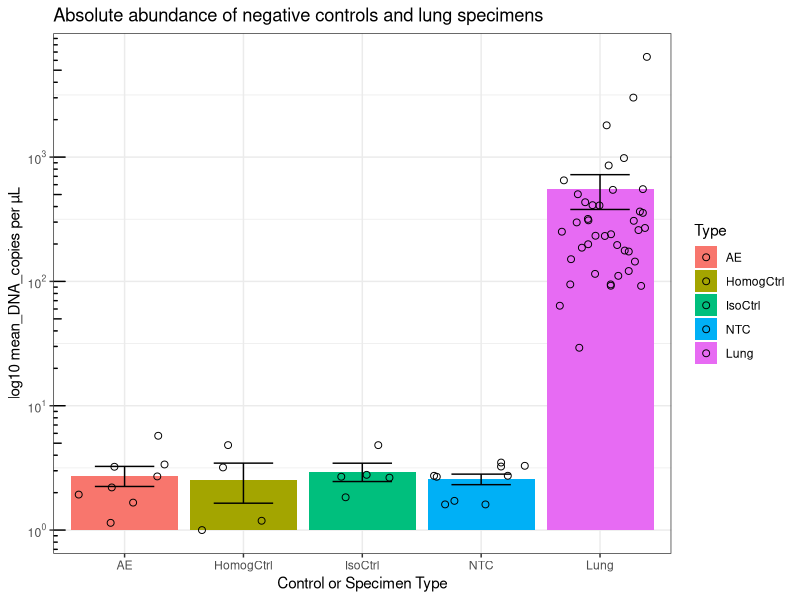

Write the R code that produced this figure. (Note: this script raises an error after producing the figure.)
## ---- chunk 1
knitr::opts_chunk$set(echo = TRUE)
## ---- chunk 2
# This is an example of a comment within a code chunk.
# The # symbol means that any text following it should not be treated as R code.
# When R code is run in a code chunk the resulting output will be displayed inline - that is, within the document - just below the current code chunk.
# The first line without a # symbol is actual R code, and it will be executed when this code chunk is run.
# To execute an entire code chunk: left click the green arrow in upper right of this section:
# Alternatively, left click on the following line with R code, then use: cmd + enter (mac), ctrl + enter (pc). This will run a single line rather than the entire chunk.
paste("Welcome to ATS 2020, PG9", "-", "A Hands-On Introduction to Studying the Lung Microbiome")
## ---- chunk 3
# This section contains typical libraries used in these analyses

# I. universal data wrangling and visualization
library(tidyverse)      # ggplot, dplyr, purrr, forcats, stringr... and other packages. See https://tidyverse.tidyverse.org/

# II. machine learning & analysis packages
library(vegan)          # decostand(), metaMDS(), scores(), rda(), ordispider(), adonis()
# library(mvabund)        # mvabund(), manyglm() # This line can be uncommented when using mvabund as part of the 16S analysis.
library(randomForest)   # randomForest()

# III. formatting, plotting
library(scales)         # used in formatting relative abundance % labels; unit_format()
library(RColorBrewer)   # brewer.pal() for generating custom palettes
library(knitr)          # kable(), for displaying nicer tables in html/pdf output
## ---- chunk 4
# For ease of use, place the processed 16S data files of interest into the same directory as your current RStudio project
# Best practices: 1) keep a separate project for each experiment or combination of experiments
# 2) include a data folder within the project's directory to keep source files organized; also somewhat mitigates the risk of modifying them inadvertently

# I. Read in .shared (counts of sequences assigned to OTU #s)
# Includes basic processing with selection of OTUs > 0.1 % of the population
otu_raw <- read.table("data/Heterogeneity.shared.txt", row.names = 2, header = TRUE) # read in the data, treating the first row as column names
otu_trim <- otu_raw[, -c(1:2)] # drop the first 2 columns
otu_trim <- as.matrix(otu_trim)
otu_tmp <- vegan::decostand(otu_trim, "total") * 100 # standardization
otu_trim[which(otu_tmp < 0.1)] <- 0 
otu_good <- otu_trim[, which(colSums(otu_trim) > 0)] # keep only the OTUs which were present after setting quantities under 0.1 to 0

# Trim _S from end of rownames(otu_good); note that it may be useful to keep these well identifiers in some analyses
# Also clean up extra underscores and Xs from rownames
rownames(otu_good) <- str_remove(rownames(otu_good), "_S\\d+") %>%
  str_replace_all(pattern = "[_X]+", replacement="_") %>%
  str_remove(pattern="_$")


# It's a good idea to inspect the data regularly with tools such as dim(), str(), head(), tail(), summary()... This will help in catching errors earlier
dim(otu_good) # dim(otu_good)[1] observations (samples) x dim(otu_good)[2] features (OTUs above .1% population threshold)
otu_good[1:20, 1:10] # Examine first 20 rows, 10 columns. Try using other means for getting a glimpse of the data, such as str(otu_good).


# II. Read in cons.taxonomy (for each OTU: contains taxonomic identifiers down to Genus level, if possible)
# Note that OTUs are in rows here rather than columns
# 2 imports are required due to the combination of 2 different separators  
tax1 <- read.table("data/Heterogeneity.0.03.cons.taxonomy.txt", sep = "\t", row.names = 1, header = TRUE, colClasses = c("character", "numeric", "character"))
tax2 <- read.table("data/Heterogeneity.0.03.cons.taxonomy.txt", sep = ";", skip = 1, col.names = c("", "Phylum", "Class", "Order", "Family", "Genus", "")) %>% 
  dplyr::select(-c(1, 7)) %>% # drop columns 1 and 7
  purrr::map_df(stringr::str_replace, "\\(.*.\\)", "") %>% # this essentially trims (100) and the like
  purrr::map_df(as.factor) # turns all present columns into factor type variables
otu_taxonomy <- data.frame(OTU = rownames(tax1), Size = tax1[, 1], tax2, stringsAsFactors = FALSE) # combine the first and second import
rownames(otu_taxonomy) <- rownames(tax1)

# trim otu_taxonomy based on OTUs in otu_good
otu_good_taxonomy <- otu_taxonomy[otu_taxonomy$OTU %in% colnames(otu_good), ] %>%
  droplevels() # Remove factor levels that have no values remaining due to removal
rownames(otu_good_taxonomy) <- intersect(rownames(otu_taxonomy), colnames(otu_good))
# otu_good_taxonomy <- as.data.frame(otu_good_taxonomy)   redundant in this case

dim(otu_good_taxonomy) # Displays number of rows and columns
otu_good_taxonomy # Examine the taxonomy dataframe. The first 10 OTUs coincide with the glimpse we took of otu_good. We're leveraging the df_print: paged option to be able to look through the dataframe in an html output.
## ---- chunk 5
# In this section, we'll load in metadata/environmental data, and/or create it

## Load approach using metadata from github repo
meta_df <- read.table("data/Heterogeneity.metadata.txt", sep = "\t", header = TRUE) 
# Note that this will create factors out of all chr type columns
#While - undesirable for 'specimen' but useful for 'reagent_tissue', 'litter', 'vendor', 'mouse', 'tissue_type', and 'cage'
otu_df <- data.frame(meta_df, decostand(otu_good, "total") * 100)
otu_df$specimen <- as.character(otu_df$specimen) # let's convert 'specimen' back to a chr-type

# Examples of metadata creation using regular expressions (regex) in a tidyverse pipeline
# Note that extracting metadata from sample names is much easier if naming conventions are consistent in terms of spelling and placement
# otu_df <- data.frame(decostand(otu_good, "total") * 100, Sample_name = row.names(otu_good), stringsAsFactors = FALSE) %>%
#   # Create Specimen_ctrl from first string of characters prior to first "_"
#   mutate(Specimen_ctrl = factor(case_when(str_detect(Sample_name, "^AE_") ~ "AE",
#                                        str_detect(Sample_name, "^Blank\\d_") ~ "Empty",
#                                        str_detect(Sample_name, "^Heparin_") ~ "Heparin",
#                                        str_detect(Sample_name, "^HomogCtrl_") ~ "HomogCtrl",
#                                        str_detect(Sample_name, "^IsoCtrl_") ~ "IsoCtrl",
#                                        str_detect(Sample_name, "^LPS_") ~ "LPS",
#                                        str_detect(Sample_name, "^PerfusionPBS_") ~ "PBS",
#                                        str_detect(Sample_name, "^WATERD|^waterC") ~ "WaterNeg",
#                                        str_detect(Sample_name, "^mock[CD]") ~ "Mock",
#                                        str_detect(Sample_name, "^[:alnum:]+") ~ str_extract(Sample_name, "^[:alnum:]+")), # for experimental groups, place after other steps because this regex would fill in values for controls (may or may not be ideal)
#                                 levels = c("CR1", "CR2", "JAX1", "JAX2", "AE", "Empty", "Heparin", "HomogCtrl", "IsoCtrl", "LPS", "PBS", "WaterNeg", "Mock")
#                 )
#          ) %>%
#   # Create Organ
#   mutate(Organ = factor(case_when(str_detect(Sample_name, "_CECUM_") ~ "Cecum",
#                                   str_detect(Sample_name, "_LUNG_HOMOG") ~ "Lung",
#                                   str_detect(Sample_name, "_NASAL_") ~ "Nasal",
#                                   str_detect(Sample_name, "_TONGUE_") ~ "Tongue"),
#                         levels = c("Nasal", "Tongue", "Lung", "Cecum")
#                 ) # sum(is.na(otu_df$Organ)) returns 32 (as expected, controls have NA in this column)
#          ) %>%
#   # Create Mouse
#   mutate(Mouse = as.numeric(str_extract(Sample_name, "(?<=(CR\\d|JAX\\d)_)\\d+") # numbers correspond to mice if a CR or JAX specimen
#               ) # sum(is.na(otu_df$Mouse)) returns 32 (as expected, the controls have NA in this column)
#          ) %>%
#   # metadata columns at front, followed by all of the count data
#   dplyr::select(Sample_name:Mouse, everything())
#   # note that the data is in wide format
#   
# otu_df$Specimen_ctrl %>% table() %>% sum() # 192: all samples/rows are accounted for
# otu_df$Organ %>% summary() %>% sum() # ditto; 32 NAs for organs
## ---- chunk 6
# The following lines of code randomly sample and display 10 rows from the metadata dataframe
set.seed(2358)
kable(dplyr::sample_n(meta_df, 10), caption = "Metadata, 10 randomly sampled rows", align = "l")
## ---- chunk 7
# for PCA ordinations; choose an 9 that covers the maximum number of factor levels (conditions) within a variable of interest
pcapal <- brewer.pal(9,"Set1")
## ---- chunk 8
# The readxl library is installed along with tidyverse, but is not loaded with library(tidyverse). We can however access the read_xlsx function without loading readxl as shown below.
spec_abs <- readxl::read_xlsx("data/16S_EvaGreen__Heterogeneity1_Data.xlsx", sheet = 2) %>%
  dplyr::select(Sample_name = `Sample Name`, DNA_copies_per_ul = `Copies/ul DNA`) %>% # Rename the two columns of interest, and retain only these columns
  dplyr::filter(str_detect(Sample_name, "LUNG")) # Keep only the lung tissue samples

ctrl_abs <- readxl::read_xlsx("data/16S_EvaGreen__Heterogeneity1Ctrls_030618.xlsx", sheet = 2) %>% 
  dplyr::select(Sample_name = `Sample Name`, DNA_copies_per_ul = `Copies/ul Sample`) %>% # Rename the two columns of interest, and retain only these columns
  drop_na() # drop rows with mising values
# Round up 0.57 DNA_copies to 1 (HomogCtrl_2)
ctrl_abs[ctrl_abs[, "DNA_copies_per_ul"] < 1, ][, "DNA_copies_per_ul"] <- 1

abs_df <- full_join(spec_abs, ctrl_abs, by = c("Sample_name", "DNA_copies_per_ul")) %>% # We could also use bind_rows() or rbind() in this scenario since we renamed the columns to match. However, for more complex operations, it's safer to use a join function and specify the key columns.
  mutate(Type = factor(case_when( # We need to create a factor containing the types of samples for creating separate bars in an upcoming visualization.
    str_detect(Sample_name, "LUNG") ~ "Lung", # When the Sample_name contains LUNG, assign Lung as the value in the new Type column
    TRUE ~ str_extract(Sample_name, "^[:alpha:]+") # Otherwise, determine a value based on the sequence of letters that occur at the start of the Sample_name
  ), levels = c("AE", "HomogCtrl", "IsoCtrl", "NTC", "Lung"))) # Assign an appropriate order for the factor

# We also need to compute the averages and error
avg_abs_df <- abs_df %>%
  group_by(Type) %>% # Before computing an average, identify what categories are being used to aggregate by. In this case, they're contained within the Type variable we just created.
  summarize(mean_DNA_copies = mean(DNA_copies_per_ul), SEM = sqrt(var(DNA_copies_per_ul)/length(DNA_copies_per_ul))) %>% # Create mean and SEM columns
  ungroup()
## ---- chunk 9
# Create our bar chart using ggplot
ggplot(avg_abs_df, aes(x = Type, y = mean_DNA_copies, fill = Type)) + # This brings in the dataframe and assigns columns to various plot elements
  geom_col() + # The type of plot we want to construct. This is a wrapper for geom_bar(). See ?geom_bar for more details.
  geom_errorbar(aes(ymin = mean_DNA_copies - SEM, ymax = mean_DNA_copies + SEM, width = 0.5)) + # An errorbar layer to be added to the bars
  scale_y_log10(labels = trans_format("log10", math_format(10^.x))) + # We could convert to log10 scale prior to plotting, or we can do it on the fly
  # geom_dotplot(data = abs_df, aes(y = DNA_copies_per_ul), binaxis = "y", dotsize = .6, stackdir = "center", stackratio = 1.5) +
  geom_jitter(data = abs_df, aes(y = DNA_copies_per_ul), shape = 1, size = 2) + # This adds a bit of random noise for visibility of points; shape 1 is an unfilled circle
  theme_bw() + # A minimalist theme
  labs(x = "Control or Specimen Type", y = "log10 mean_DNA_copies per µL", title = "Absolute abundance of negative controls and lung specimens") + # Rename labels
  annotation_logticks(sides = "l") # Control whether/where logticks appear
## ---- chunk 10
# Filter data to retain controls and lung tissue only
con_lung_df <- otu_df %>% # Note: this is just one of several possible approaches to filtering to retain the correct rows.
  filter((reagent_tissue == "Control") | (tissue_type == "Lung")) %>% # 65 specimens
  droplevels() # Remove factor levels with no remaining observations. This prevents potential headaches in downstream data wrangling and visualizations.
rownames(con_lung_df) <- con_lung_df$specimen 

# PCA of all negative controls + lung tissue
# Keep only the rows of interest for unstandardized data.
pca_df <- otu_good[con_lung_df$specimen, ]
otu_con_lung_hel <- decostand(pca_df, "hellinger") # Standardize use OTU columns only
otu_con_lung_pca <- rda(otu_con_lung_hel)

# summary() produces a list which is rather messy to print out all at once. Let's just examine the importance of the principal components by accessing $cont
summary(otu_con_lung_pca)$cont # 0.1782 0.08601 0.06845 proportion explained by first 3 axes

# Permanova
set.seed(8947) # Setting a seed allows for reproducibility. Both of these lines need to be run together for it to work.
adonis(otu_con_lung_hel~con_lung_df$vendor, method="euclidean", permutations = 10000) # 9.999e-05 ***
## ---- chunk 11
# This approach combines base R plotting functionality and vegan's ordispider function, which creates the lines connecting points to the centroids.
# Unlike with ggplot(), these lines must all be run at once in order to produce the desired result.
plot(otu_con_lung_pca, type = "n", font = 2, font.lab = 2, xlab = "PC1 (17.82% Explained)", ylab = "PC2 (8.60% Explained)", main = "PCA of Lung Tissue vs Controls, colored by Type", display = "sites")
points(otu_con_lung_pca, pch = 19, col = pcapal[as.numeric(con_lung_df$reagent_tissue)]) # pch determines the point shape and col determines the colors to be used.
ordispider(otu_con_lung_pca, con_lung_df$reagent_tissue, label = TRUE) # Draw lines from centroids to the points belonging to each group. 
legend("topright", levels(con_lung_df$reagent_tissue), pch = 19, col = pcapal, title = "Type") # Format and add details to legends
legend("topleft", legend = "Permanova: Difference between Lung Specimens and Controls: 9.999e-05") # Should signifiance test be include in the plot?
## ---- chunk 12
# Consider whether rownames should be shown, if so they may need to be truncated for visibility

# biplot(otu_con_lung_pca, type = "t") # This will result in a lot of warnings, and though it generates the plot it's not recommended

# Address warnings with the following function, (hides warnings from 0-length arrows)
# Alternatively, set warning = FALSE in the code chunk; does not seem to work on macs
quiet_biplot <- quietly(function(ordiobj, ...) {
  biplot(ordiobj, ...)
})

biplot_results <- quiet_biplot(otu_con_lung_pca, type = "t")

# example for replacing specimen labels with C or T
#  biplot(prcomp(otu_con_lung_hel), xlabs=ifelse(str_detect(con_lung_df$reagent_tissue, "Control"), "C", "T")) # arrow.len = 0 will also remove warnings, at the cost of losing the arrowhead
## ---- chunk 13
# Filter data to retain lung tissue only
otu_lung <- dplyr::filter(otu_df, tissue_type == "Lung") %>%
  droplevels() # remove levels that are no longer present due to filtering
rownames(otu_lung) <- otu_lung$specimen

# PCA of lung tissue specimens
# Keep only the rows of interest for unstandardized data.
pca_df <- otu_good[otu_lung$specimen, ]
otu_lung_hel <- decostand(pca_df, "hellinger") # Standardize use OTU columns only
otu_lung_pca <- rda(otu_lung_hel)

# summary() produces a list which is rather messy to print out all at once. Let's just examine the importance of the principal components by accessing $cont
summary(otu_lung_pca)$cont # 0.1458 0.10677 0.06776 proportion explained by first 3 axes

# Permanova
set.seed(8947) # Setting a seed allows for reproducibility. Both of these lines need to be run together for it to work.
adonis(otu_lung_hel~otu_lung$vendor, method="euclidean", permutations = 10000) # 9.999e-05 ***
## ---- chunk 14
# This approach combines base R plotting functionality and vegan's ordispider function, which creates the lines connecting points to the centroids.
# Unlike with ggplot(), these lines must all be run at once in order to produce the desired result.
plot(otu_lung_pca, type = "n", font = 2, font.lab = 2, xlab = "PC1 (14.58% Explained)", ylab = "PC2 (10.68% Explained)", main = "PCA of Specimen Origin, colored by Vendor", display = "sites")
points(otu_lung_pca, pch = 19, col = pcapal[as.numeric(otu_lung$vendor)]) # pch determines the point shape and col determines the colors to be used.
ordispider(otu_lung_pca, otu_lung$vendor, label = TRUE) # Draw lines from centroids to the points belonging to each group.
legend("topright", levels(otu_lung$vendor), pch = 19, col = pcapal, title = "Vendor") # Format and add details to legends
legend("bottomright", legend = "Permanova: Difference between Specimen Origin: 9.999e-05") # Should signifiance test be include in the plot?
## ---- chunk 15
# Consider whether rownames should be shown, if so they may need to be truncated for visibility

# biplot(otu_lung_pca, type = "t") # This will result in a lot of warnings, and though it generates the plot it's not recommended

# Address warnings with the following function, (hides warnings from 0-length arrows)
# Alternatively, set warning = FALSE in the code chunk; does not seem to work on macs

# see function that was created previously
biplot_results <- quiet_biplot(otu_lung_pca, type = "t")

# example for replacing specimen labels with CR or JL
#  biplot(prcomp(otu_lung_hel), xlabs=ifelse(str_detect(lung_df$vendor, "Charles_River"), "CR", "JL")) # arrow.len = 0 will also remove warnings, at the cost of losing the arrowhead
## ---- chunk 16
# Determine the order of OTUs based on means within Lung specimens
otu_order <- names(sort(colMeans(otu_lung[, stringr::str_detect(colnames(otu_lung), "Otu")]), decreasing = TRUE))

heat_df <- otu_lung %>% 
  select(specimen, log_IL1a, otu_order[1:20]) %>% # Select the top 20 OTUs
  gather(key = OTU, value = Percentage, -log_IL1a, -specimen, factor_key = TRUE) #%>% # Reshape the dataframe from wide to long
  # group_by(OTU) %>%
  # summarize(Mean_perc = mean(Percentage)) %>%
  # ungroup()
## ---- chunk 17
# Note that the OTU levels are sorted in reverse order of abundance here - we could adjust this if desired.
ggplot(heat_df, aes(x = specimen, y = OTU)) +
  geom_tile(aes(fill = Percentage)) + 
  theme(axis.text.x = element_text(angle = 45, hjust = 1), plot.margin = unit(c(0.5,0.5,0.5,1),"cm")) + # Extra plot padding is necessary due to the rotation of x-axis labels.
  scale_fill_gradient(low = "white", high = "dark blue") + # This allows us to specify the colors used within the heatmap
  labs(title = "Relative abundance of top OTUs by Specimen", x = "Lung Tissue Specimen")
## ---- chunk 18
# Unfortunately, filtering and other tidyverse functions strip rownames, and rownames are useful for pulling information out of matrices.
# However, there is a function to easily put the specimen column back into rownames
heat_df <- dplyr::filter(otu_df, tissue_type == "Lung") %>%
  droplevels() %>% 
  column_to_rownames("specimen") %>% # This turns the specimen column into the rownames.
  select(otu_order[1:20]) # Keep only the top 20 OTUs.

# Create Bray-Curtis matrix for lung specimens
bc_lung_spec <- vegdist(select(heat_df, otu_order[1:20]), method = "bray")
# The linkage method to be used will depend on the nature of the data
clust_lung_spec <- hclust(bc_lung_spec, method = "average")

# Create Bray-Curtis matrix for OTUs
bc_lung_otu <- vegdist(t(select(heat_df, otu_order[1:20])), method = "bray")
clust_lung_otu <- hclust(bc_lung_otu, method = "average")

# Create the heatmap with dendrograms
heatmap(as.matrix(select(heat_df, str_which(colnames(heat_df), "Otu"))), Rowv = as.dendrogram(clust_lung_spec), Colv = as.dendrogram(clust_lung_otu), margins=c(5,0))
## ---- chunk 19
# First we need to prepare the data: negative controls and lung tissue specimens
# Order the data by most abundant OTU in lung tissue specimens only
# Include an errorbar
# Color by phyla

ra_df <- otu_df %>% # Note at this is just one of several possible approaches to filtering to retain the correct rows
  filter((reagent_tissue == "Control") | (tissue_type == "Lung")) %>% # 65 specimens
  droplevels() # remove factor levels with no remaining observations - saves potential headaches in downstream wrangling and visualizations

# Determine the order of OTUs based on means within Lung specimens
otu_order <- names(sort(colMeans(filter(ra_df, tissue_type == "Lung")[, str_detect(colnames(ra_df), "Otu")]), decreasing = TRUE))

# Keep top 20 OTUs, then reshape the dataframe from wide to long format
g_df <- ra_df %>%
  select(str_which(colnames(ra_df), "Otu", negate = TRUE), colnames(ra_df[, otu_order[1:20]])) %>% # Keep non-OTU columns, followed by the 20 most abundant OTU columns
  gather(key = OTU, value = Percentage, -str_which(colnames(ra_df), "Otu", negate = TRUE), factor_key = TRUE) # factor_key is important because we care about the order (levels) in OTU
  
# Join Phylum column from taxonomy table
tax_df <- otu_good_taxonomy[otu_good_taxonomy[,"OTU"] %in% otu_order[1:20], c("OTU", "Phylum")] # Keep only the rows from ranked OTU vector, and OTU + whatever taxonomic level to use for filling bars
tax_df$OTU <- factor(tax_df$OTU, levels = otu_order[1:20]) # set OTU factor levels to be in the same order as in g_df. If this is not done, our OTU column will be coerced to a character vector when we join (we'll lose the levels)
g_df <- inner_join(g_df, tax_df, by = "OTU")

# dimensions have gone from 65 745 to 1300 18

# Generate mean and sem for each group
agg_df <- g_df %>%
  group_by(reagent_tissue, OTU, Phylum) %>%
  summarize(Mean_perc = mean(Percentage), SEM = sqrt(var(Percentage)/length(Percentage))) %>%
  ungroup()
## ---- chunk 20
(p <- ggplot(agg_df, aes(x = OTU, y = Mean_perc, fill = reagent_tissue)) + # Utilize the data and map the variables to plot parameters.
  geom_col() +
  facet_grid(reagent_tissue ~ .)) # Faceting replicates the plot once for each category contained within specified variable(s).
## ---- chunk 21
# Add an errorbar
(q <- p + geom_errorbar(aes(ymin = Mean_perc - SEM, ymax = Mean_perc + SEM, width = 0.3)))

# Clear background + modify theme (rotate x-axis labels, reposition legend)
(q <- q + theme_bw() + # note that a theme_ layer added after other other theme modifications will remove these prior modifications
    theme(panel.grid = element_blank(), axis.text.x = element_text(angle = 45, hjust = 1), legend.position = "top"))
## ---- chunk 22
# Add Genus levels to the OTU Number
levels(agg_df$OTU) <- fct_inorder(paste0(otu_good_taxonomy[levels(agg_df$OTU), ]$Genus, " (", levels(agg_df$OTU), ")"))
# equivalent to: # cbmbtools::paste_tax(levels(agg_df$OTU))

ggplot(agg_df, aes(x = OTU, y = Mean_perc, fill = fct_rev(reagent_tissue))) + 
  geom_col() +
  facet_grid(fct_rev(reagent_tissue) ~ .) +
  geom_errorbar(aes(ymin = Mean_perc - SEM, ymax = Mean_perc + SEM, width = 0.3)) + 
  theme_bw() +
  theme(panel.grid = element_blank(), axis.text.x = element_text(angle = 45, hjust = 1), legend.position = "top", plot.margin = unit(c(0.5,0.5,0.5,1),"cm")) + 
  scale_y_continuous(labels = unit_format(suffix = "%")) + 
  labs(title="Comparison of Lung Tissue and Controls", subtitle = "Ranked by lung tissue specimens", y = "% Relative Abundance")
## ---- chunk 23
# Although it is possible to adjust the values and labels within the ggplot workflow, perhaps the simplest approach would be to correct the reagent_tissue column values and factor levels prior to plotting
agg_df$reagent_tissue <- fct_recode(agg_df$reagent_tissue, Lung = "Tissue") %>%
  fct_relevel("Lung")

ggplot(agg_df, aes(x = OTU, y = Mean_perc, fill = reagent_tissue)) + 
  geom_col() + # use show.legend = FALSE to remove the legend entirely
  facet_grid(reagent_tissue ~ .) +
  geom_errorbar(aes(ymin = Mean_perc - SEM, ymax = Mean_perc + SEM, width = 0.3)) + 
  theme_bw() +
  theme(panel.grid = element_blank(), axis.text.x = element_text(angle = 45, hjust = 1), legend.position = "top", plot.margin = unit(c(0.5,0.5,0.5,1),"cm"), legend.title = element_blank()) + 
  scale_y_continuous(labels = unit_format(suffix = "%")) + 
  labs(title="Comparison of Lung Tissue and Controls", subtitle = "Ranked by lung tissue specimens", y = "% Relative Abundance")
  # for further customizing of the legend, try adding a guide_legend() layer
## ---- chunk 24
# First we need to prepare the taxonomic data - In this case we did this earlier in our overall RA data prep.

# Next, simply change the fill parameter to Phylum and rerun the ggplot code
ggplot(agg_df, aes(x = OTU, y = Mean_perc, fill = Phylum)) + 
  geom_col() + # use show.legend = FALSE to remove the legend entirely
  facet_grid(reagent_tissue ~ .) +
  geom_errorbar(aes(ymin = Mean_perc - SEM, ymax = Mean_perc + SEM, width = 0.3)) + 
  theme_bw() +
  theme(panel.grid = element_blank(), axis.text.x = element_text(angle = 45, hjust = 1), legend.position = "top", plot.margin = unit(c(0.5,0.5,0.5,1),"cm"), legend.title = element_blank()) + 
  scale_y_continuous(labels = unit_format(suffix = "%")) + 
  labs(title="Comparison of Lung Tissue and Controls", subtitle = "Ranked by lung tissue specimens", y = "% Relative Abundance")

# Encourage participants to run these by commenting out a layer, altering 1 parameter to develop a deeper understanding of how to build up or alter a ggplot object
## ---- chunk 25
# First we need to prepare the data: lung tissue
# Order the data by most abundant OTUs within Charles River vendor
# Include an errorbar
# Color by phyla
# Add Genus identifier to the OTU number where possible

ra_df <- otu_df %>% # Note at this is just one of several possible approaches to filtering to retain the correct rows
  filter(tissue_type == "Lung") %>% # 40 specimens
  droplevels() # remove factor levels with no remaining observations - saves potential headaches in downstream wrangling and visualizations

# Determine the order of OTUs based on means within Lung specimens from Charles River
otu_order <- names(sort(colMeans(filter(ra_df, vendor == "Charles_River")[, str_detect(colnames(ra_df), "Otu")]), decreasing = TRUE))

# Keep top 20 OTUs, then reshape the dataframe from wide to long format
g_df <- ra_df %>%
  select(str_which(colnames(ra_df), "Otu", negate = TRUE), colnames(ra_df[, otu_order[1:20]])) %>% # Keep non-OTU columns, followed by the 20 most abundant OTU columns
  gather(key = OTU, value = Percentage, -str_which(colnames(ra_df), "Otu", negate = TRUE), factor_key = TRUE) # factor_key is important because we care about the order (clevels) in OTU
  
# Join Phylum column from taxonomy table
tax_df <- otu_good_taxonomy[otu_good_taxonomy[,"OTU"] %in% otu_order[1:20], c("OTU", "Phylum")] # Keep only the rows from ranked OTU vector, and OTU + whatever taxonomic level to use for filling bars
tax_df$OTU <- factor(tax_df$OTU, levels = otu_order[1:20]) # set OTU factor levels to be in the same order as in g_df. If this is not done, our OTU column will be coerced to a character vector when we join (we'll lose the levels)
g_df <- inner_join(g_df, tax_df, by = "OTU")

# dimensions have gone from 40 745 to 1300 18

# Generate mean and sem for each group
agg_df <- g_df %>%
  group_by(vendor, OTU, Phylum) %>%
  summarize(Mean_perc = mean(Percentage), SEM = sqrt(var(Percentage)/length(Percentage))) %>%
  ungroup()

# Add Genus levels to the OTU Number
levels(agg_df$OTU) <- fct_inorder(paste0(otu_good_taxonomy[levels(agg_df$OTU), ]$Genus, " (", levels(agg_df$OTU), ")"))
## ---- chunk 26
(ra_vend_plot <- ggplot(agg_df, aes(x = OTU, y = Mean_perc, fill = Phylum)) + 
  geom_col() + # use show.legend = FALSE to remove the legend entirely
  facet_grid(vendor ~ .) +
  geom_errorbar(aes(ymin = Mean_perc - SEM, ymax = Mean_perc + SEM, width = 0.3)) + 
  theme_bw() +
  theme(panel.grid = element_blank(), axis.text.x = element_text(angle = 45, hjust = 1), legend.position = "top", plot.margin = unit(c(0.5,0.5,0.5,1),"cm"), legend.title = element_blank()) + 
  scale_y_continuous(labels = unit_format(suffix = "%")) + 
  labs(title="Comparison of Lung Tissue across vendors", subtitle = "Ranked by Charles River lung tissue specimens", y = "% Relative Abundance"))
## ---- chunk 27
# This code was used previously when we prepared our PCA ordination
set.seed(8947) # setting a seed allows for reproducibility - both lines need to be run together
adonis(otu_lung_hel~otu_lung$vendor, method="euclidean", permutations = 10000) # 9.999e-05 ***
# The left hand side of the formula is the transformed data, and the right hand side is a vector (column) container the group identifiers of interest.
## ---- chunk 28
# a <- Sys.time() # Sometimes this can take a while, so it might be useful to keep track of the time with start/stop points to allow us to compute the duration.
# otu_mva <- mvabund(otu_lung[,str_which(colnames(otu_lung), "Otu")]) # select only lung specimens and Otu columns
# otu_ven_many <- manyglm(otu_mva ~ otu_lung$vendor)
# otu_mva_results <- anova(otu_ven_many, p.uni="adjusted")
# b <- Sys.time()
# b - a
# 
# plot(otu_ven_many) # Residual plot
# otu_mva_results$table # Signif
# 
# # Example output
# # Analysis of Deviance Table
# #
# # Model: manyglm(formula = otu_mva ~ otu_lung$vendor)
# #
# # Multivariate test:
# #                 Res.Df Df.diff   Dev Pr(>Dev)
# # (Intercept)         39
# # otu_lung$vendor     38       1 797.9    0.001 ***
# # ---
# # Signif. codes:  0 ‘***’ 0.001 ‘**’ 0.01 ‘*’ 0.05 ‘.’ 0.1 ‘ ’ 1
## ---- chunk 29
# Run anova on our hellinger transformed data. We'll also need to pass in one or more vectors of metadata corresponding to the constraining variables.
lung_meta <- dplyr::filter(otu_df, specimen %in% rownames(otu_lung)) %>%
  dplyr::select(-str_which(colnames(otu_df), "Otu"))
cage_cca <- cca(otu_lung_hel ~ lung_meta$cage) # First create the cca model object
anova(cage_cca) # Analyze the model
## ---- chunk 30
# # The following lines could be run with an mvabund model
# # Restructure, sort, filter to retrieve significant OTUs
# otu_ven_sigpvals <- data.frame(OTU = colnames(otu_mva_results$uni.p), uni_p = otu_mva_results$uni.p[2,]) %>%
#   filter(uni_p <= .05) %>% # The threshold here can be adjusted to the desired level.
#   droplevels() %>%
#   arrange(uni_p) # Orders the pvalues
# 
# # label OTUS
# otu_ven_sigpvals$OTU <- fct_inorder(paste0(otu_good_taxonomy[levels(otu_ven_sigpvals$OTU), ]$Genus, " (", levels(otu_ven_sigpvals$OTU), ")"))
## ---- chunk 31
# Note that this is an example constructed for illustration purposes only
mva_sigpvals <- data.frame(Family = c("Lachnospiraceae", "Erysipelotrichaceae", "Porphyromonadaceae", "Clostridiaceae_1", "Streptococcaceae", "Lactobacillaceae"), uni_p = c(0.001, 0.003, 0.015, 0.016, 0.017, 0.017))
knitr::kable(mva_sigpvals, caption = "Vendors, Significant OTUs (.05)", align = "l") # Check out ?kable for further specifications.

# # This example would use the output from previous code chunk rather than our arbitrary dataframe
# knitr::kable(otu_ven_sigpvals, caption = "Vendors, Significant OTUs (.05)", align = "l")
## ---- chunk 32
# Aggregate the OTU data into family. This requires a fair amount of data reshaping and joining operations. Wrapping these steps into a function is ideal so that you don't have to retrace every step for simply changing a taxonomic level for aggregation (e.g. Phylum vs Family).
fam_df <- otu_df %>%
  dplyr::select(specimen, contains("Otu")) %>% # Keep only the specimen identifier and OTU columns
  tidyr::gather(key = OTU, value = Percentage, -stringr::str_which(colnames(.), "Otu", negate = TRUE)) %>% # Take data into long form in preparation for join operation
  dplyr::inner_join(dplyr::select(otu_good_taxonomy, OTU, Family), by = "OTU") %>% # Determine which columns to join from taxonomy table. In this example, we're adding the Family column.
  dplyr::group_by(specimen, Family) %>%
  dplyr::summarize(Percentage = sum(Percentage)) %>% # Note that this step removes any metadata columns which aren't grouped by
  dplyr::ungroup() %>%
  tidyr::spread(key = Family, value = Percentage) %>% # Return data from long form to wide
  dplyr::inner_join(dplyr::select(otu_df, -contains("Otu")), by = "specimen") %>%
  dplyr::select(specimen, reagent_tissue:IL1a, everything()) # Pull metadata coluns to the front, all Family columns follow afterwards
## ---- chunk 33
# For lung specimens, retain only vendor & OTU columns
rf_df <- dplyr::filter(fam_df, tissue_type == "Lung") %>% 
  dplyr::select(vendor, levels(otu_good_taxonomy$Family)) %>% 
  droplevels()
  
a <- Sys.time()
set.seed(3462)
rf_vendors <- randomForest(vendor ~ ., data = rf_df, importance = TRUE) # Setting the importance parameter to TRUE allows us to obtain the variable importance info we're after.
b <- Sys.time()
b-a

# Basic variable importance plot
varImpPlot(rf_vendors, scale = FALSE)
## ---- chunk 34
a <- Sys.time()
nforest <- 100
set.seed(3462)
rf_list <- vector("list", nforest) # Initialize a list to store the randomForests
for (i in seq_along(1:nforest)) { # Loops nforest number of times, creating a model and saving it into the list each time.
    rf_list[[i]] <- randomForest(vendor ~ ., data = rf_df, importance = TRUE) 
}
b <- Sys.time()
b-a

# Extract the feature importances
fi_df <- purrr::map(rf_list, ~{.[["importance"]][, 3]}) %>%
  unlist() %>%
  data.frame(Feature = names(.), MeanDecreaseAccuracy = .)

meas <- colnames(fi_df)[2] # "MeanDecreaseAccuracy"

# Identify the top features
top_feat <- fi_df %>% dplyr::group_by(Feature) %>%
  summarize(`:=`(!!meas, mean(.data[[meas]]))) %>%
  arrange(desc(.data[[meas]])) %>% 
  head(20) %>% # Top 20 features
  droplevels()

# Retain only the top features
fi_df <- dplyr::filter(fi_df, Feature %in% top_feat$Feature) %>% 
  droplevels()
fi_df$Feature <- forcats::fct_reorder(fi_df$Feature, fi_df[, 2], .fun = mean, .desc = TRUE)
## ---- chunk 35
ggplot(fi_df, aes(x = Feature, y = fi_df[, 2])) + 
  geom_boxplot(outlier.alpha = 0.4) + 
  theme_bw() + 
  labs(y = meas, title = paste0("Feature Importance: vendor ~ Family microbiome"), subtitle = paste0("Model: rf_df \nRuns: ", length(rf_list), ", mtry: ", rf_list[[1]]$mtry)) + 
  coord_flip() + # Flip the axes for improved readability
  scale_x_discrete(limits = rev(levels(fi_df$Feature)))
## ---- chunk 36
# This will save a new file called otu_lung.csv in the current working directory
write.csv(otu_lung, file = "otu_lung.csv")
## ---- chunk 37
# The optional `path` parameter can be added onto the filename, used to denote a different directory. Use ?ggsave to check out other parameters
ggsave(filename = "testplot.pdf", plot = ra_vend_plot, width = 30, height = 30, units = "cm")
